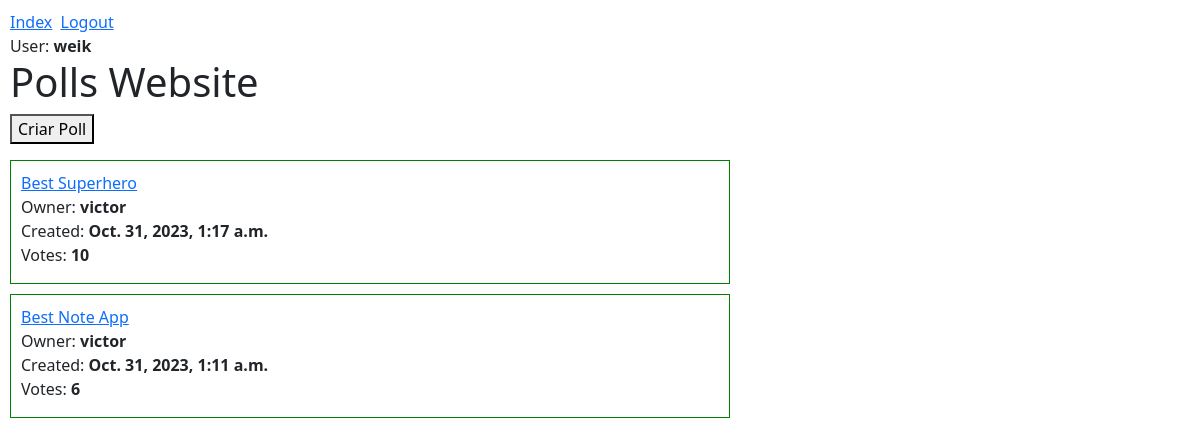
The page / (signed in) on the database its author committed.
### polls/models.py (models this page shows, shortened)
class User(AbstractUser):
    pass

class Poll(models.Model):
    title = models.CharField(max_length=128, default="", blank=False)
    poll_date = models.DateTimeField(auto_now_add=True)
    owner = models.ForeignKey(User, on_delete=models.CASCADE, blank=False, null=True)
    status = models.BooleanField(null=True, blank=False, default=True)
    @property
    def all_votes(self):
        return self.poll_option.aggregate(Sum('votes'))['votes__sum'] or 0

### polls/views.py (the view)
# urls.py: path("", views.index, name="index"),
def index(request):
    if request.method =="POST":
        number_options = request.POST["number_options"]
        return HttpResponseRedirect(reverse("add_poll", args=(int(number_options), )))
    return render(request, "polls/index.html", context={
        "polls": Poll.objects.all().order_by("-poll_date"),
    })

### polls/templates/polls/index.html (shortened to what this page needs)
{% extends 'polls/layout.html' %}
{% block body %}
    <h1>Polls Website</h1>
    {% if request.user.is_authenticated %}
        <div style="margin: 0px 0px 0px 0px;">
            <p class="d-inline-flex gap-1">
                <button class="" type="button" data-bs-toggle="collapse" data-bs-target="#collapseExample"
                    aria-expanded="false" aria-controls="collapseExample">
                    Criar Poll
                </button>
            </p>
        </div>
    {% endif %}
    {% for poll in polls %}
        <div class="poll-{{poll.pk}}" style="padding: 10px 10px 0px 10px; margin-bottom: 10px; border: 1px solid green;">
            <a href="{% url 'poll_page' poll.pk %}">{{poll.title}}</a>
            <p>
                Owner: <strong>{{poll.owner}}</strong> <br>
                Created: <strong>{{poll.poll_date}}</strong> <br>
                Votes: <strong>{{poll.all_votes}}</strong>
            </p>
        </div>
    {% empty %}
        <p>No polls created.</p>
    {% endfor %}
{% endblock %}

### polls/templates/polls/layout.html (shortened to what this page needs)
<!DOCTYPE html>
<html lang="en">
    <head>
        <link href="https://cdn.jsdelivr.net/npm/bootstrap@5.3.2/dist/css/bootstrap.min.css" rel="stylesheet"
>
    </head>
    <body>
        <div style="width: 60%; margin: 10px;">
        {% if request.user.is_authenticated %}
            <a href="{% url 'index' %}" style="margin-right: 4px;">Index</a>
            <a href="{% url 'logout' %}">Logout</a>
            <div>
                User: <strong>{{request.user}}</strong>
            </div>
        {% else %}
            <a href="{% url 'index' %}" style="margin-right: 4px;">Index</a>
            <a href="{% url 'login' %}" style="margin-right: 4px;">Login</a>
            <a href="{% url 'register' %}" style="margin-right: 4px;">Register</a>
        {% endif %}
        {% block body %}
        {% endblock %}
        </div>
    </body>
</html>

### rows shown on the page
User: user "weik"
Poll: title "Best Superhero", owner "victor", poll_date "Oct. 31, 2023, 1:17 a.m.", all_votes "10"
Poll: title "Best Note App", owner "victor", poll_date "Oct. 31, 2023, 1:11 a.m.", all_votes "6"
